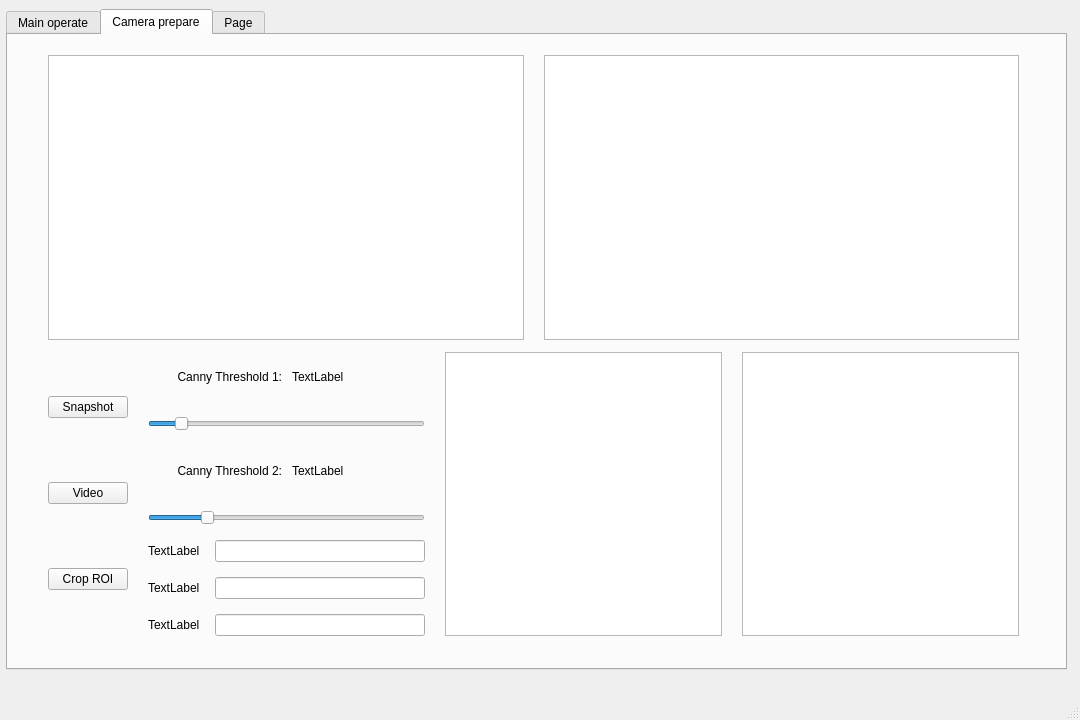
<?xml version="1.0" encoding="UTF-8"?>
<ui version="4.0">
 <class>MainWindow</class>
 <widget class="QMainWindow" name="MainWindow">
  <property name="geometry">
   <rect>
    <x>0</x>
    <y>0</y>
    <width>1080</width>
    <height>720</height>
   </rect>
  </property>
  <property name="minimumSize">
   <size>
    <width>1080</width>
    <height>720</height>
   </size>
  </property>
  <property name="maximumSize">
   <size>
    <width>1080</width>
    <height>720</height>
   </size>
  </property>
  <property name="windowTitle">
   <string>MainWindow</string>
  </property>
  <widget class="QWidget" name="centralwidget">
   <widget class="QTabWidget" name="tabWidget">
    <property name="enabled">
     <bool>true</bool>
    </property>
    <property name="geometry">
     <rect>
      <x>6</x>
      <y>9</y>
      <width>1061</width>
      <height>661</height>
     </rect>
    </property>
    <property name="sizePolicy">
     <sizepolicy hsizetype="Fixed" vsizetype="Fixed">
      <horstretch>0</horstretch>
      <verstretch>0</verstretch>
     </sizepolicy>
    </property>
    <property name="maximumSize">
     <size>
      <width>1061</width>
      <height>661</height>
     </size>
    </property>
    <property name="currentIndex">
     <number>1</number>
    </property>
    <widget class="QWidget" name="mainTab">
     <attribute name="title">
      <string>Main operate</string>
     </attribute>
    </widget>
    <widget class="QWidget" name="cameraTab">
     <attribute name="title">
      <string>Camera prepare</string>
     </attribute>
     <attribute name="toolTip">
      <string>Tab</string>
     </attribute>
     <widget class="QWidget" name="layoutWidget">
      <property name="geometry">
       <rect>
        <x>40</x>
        <y>20</y>
        <width>971</width>
        <height>581</height>
       </rect>
      </property>
      <layout class="QVBoxLayout" name="verticalLayout">
       <property name="spacing">
        <number>12</number>
       </property>
       <item>
        <layout class="QHBoxLayout" name="horizontalLayout_3">
         <property name="spacing">
          <number>20</number>
         </property>
         <item>
          <widget class="InteractiveGraphicsView" name="undistortedFrame"/>
         </item>
         <item>
          <widget class="InteractiveGraphicsView" name="ghtImageFrame"/>
         </item>
        </layout>
       </item>
       <item>
        <layout class="QHBoxLayout" name="horizontalLayout_4">
         <property name="spacing">
          <number>20</number>
         </property>
         <item>
          <layout class="QVBoxLayout" name="verticalLayout_3">
           <item>
            <widget class="QPushButton" name="snapButton">
             <property name="text">
              <string>Snapshot</string>
             </property>
            </widget>
           </item>
           <item>
            <widget class="QPushButton" name="videoButton">
             <property name="text">
              <string>Video</string>
             </property>
            </widget>
           </item>
           <item>
            <widget class="QPushButton" name="roiCropButton">
             <property name="text">
              <string>Crop ROI</string>
             </property>
            </widget>
           </item>
          </layout>
         </item>
         <item>
          <layout class="QVBoxLayout" name="verticalLayout_2">
           <property name="spacing">
            <number>15</number>
           </property>
           <item>
            <layout class="QHBoxLayout" name="horizontalLayout">
             <property name="spacing">
              <number>10</number>
             </property>
             <item>
              <widget class="QLabel" name="label">
               <property name="text">
                <string>Canny Threshold 1:</string>
               </property>
               <property name="alignment">
                <set>Qt::AlignRight|Qt::AlignTrailing|Qt::AlignVCenter</set>
               </property>
              </widget>
             </item>
             <item>
              <widget class="QLabel" name="cannyThres1Val">
               <property name="text">
                <string>TextLabel</string>
               </property>
              </widget>
             </item>
            </layout>
           </item>
           <item>
            <widget class="QSlider" name="cannyThres1">
             <property name="maximum">
              <number>1000</number>
             </property>
             <property name="value">
              <number>100</number>
             </property>
             <property name="sliderPosition">
              <number>100</number>
             </property>
             <property name="orientation">
              <enum>Qt::Horizontal</enum>
             </property>
             <property name="tickPosition">
              <enum>QSlider::NoTicks</enum>
             </property>
            </widget>
           </item>
           <item>
            <layout class="QHBoxLayout" name="horizontalLayout_2">
             <property name="spacing">
              <number>10</number>
             </property>
             <item>
              <widget class="QLabel" name="label_2">
               <property name="text">
                <string>Canny Threshold 2:</string>
               </property>
               <property name="alignment">
                <set>Qt::AlignRight|Qt::AlignTrailing|Qt::AlignVCenter</set>
               </property>
              </widget>
             </item>
             <item>
              <widget class="QLabel" name="cannyThres2Val">
               <property name="text">
                <string>TextLabel</string>
               </property>
              </widget>
             </item>
            </layout>
           </item>
           <item>
            <widget class="QSlider" name="cannyThres2">
             <property name="maximum">
              <number>1000</number>
             </property>
             <property name="value">
              <number>200</number>
             </property>
             <property name="orientation">
              <enum>Qt::Horizontal</enum>
             </property>
            </widget>
           </item>
           <item>
            <layout class="QHBoxLayout" name="horizontalLayout_5">
             <item>
              <widget class="QLabel" name="label_3">
               <property name="text">
                <string>TextLabel</string>
               </property>
              </widget>
             </item>
             <item>
              <widget class="QLineEdit" name="lineEdit"/>
             </item>
            </layout>
           </item>
           <item>
            <layout class="QHBoxLayout" name="horizontalLayout_6">
             <item>
              <widget class="QLabel" name="label_4">
               <property name="text">
                <string>TextLabel</string>
               </property>
              </widget>
             </item>
             <item>
              <widget class="QLineEdit" name="lineEdit_2"/>
             </item>
            </layout>
           </item>
           <item>
            <layout class="QHBoxLayout" name="horizontalLayout_7">
             <item>
              <widget class="QLabel" name="label_5">
               <property name="text">
                <string>TextLabel</string>
               </property>
              </widget>
             </item>
             <item>
              <widget class="QLineEdit" name="lineEdit_3"/>
             </item>
            </layout>
           </item>
          </layout>
         </item>
         <item>
          <widget class="InteractiveGraphicsView" name="edgeFrame"/>
         </item>
         <item>
          <widget class="InteractiveGraphicsView" name="roiView"/>
         </item>
        </layout>
       </item>
      </layout>
     </widget>
    </widget>
    <widget class="QWidget" name="tab_3">
     <attribute name="title">
      <string>Page</string>
     </attribute>
    </widget>
   </widget>
  </widget>
  <widget class="QMenuBar" name="menubar">
   <property name="geometry">
    <rect>
     <x>0</x>
     <y>0</y>
     <width>1080</width>
     <height>22</height>
    </rect>
   </property>
  </widget>
  <widget class="QStatusBar" name="statusbar"/>
 </widget>
 <customwidgets>
  <customwidget>
   <class>InteractiveGraphicsView</class>
   <extends>QGraphicsView</extends>
   <header location="global">interactivegraphicsview.h</header>
  </customwidget>
 </customwidgets>
 <resources/>
 <connections/>
</ui>
